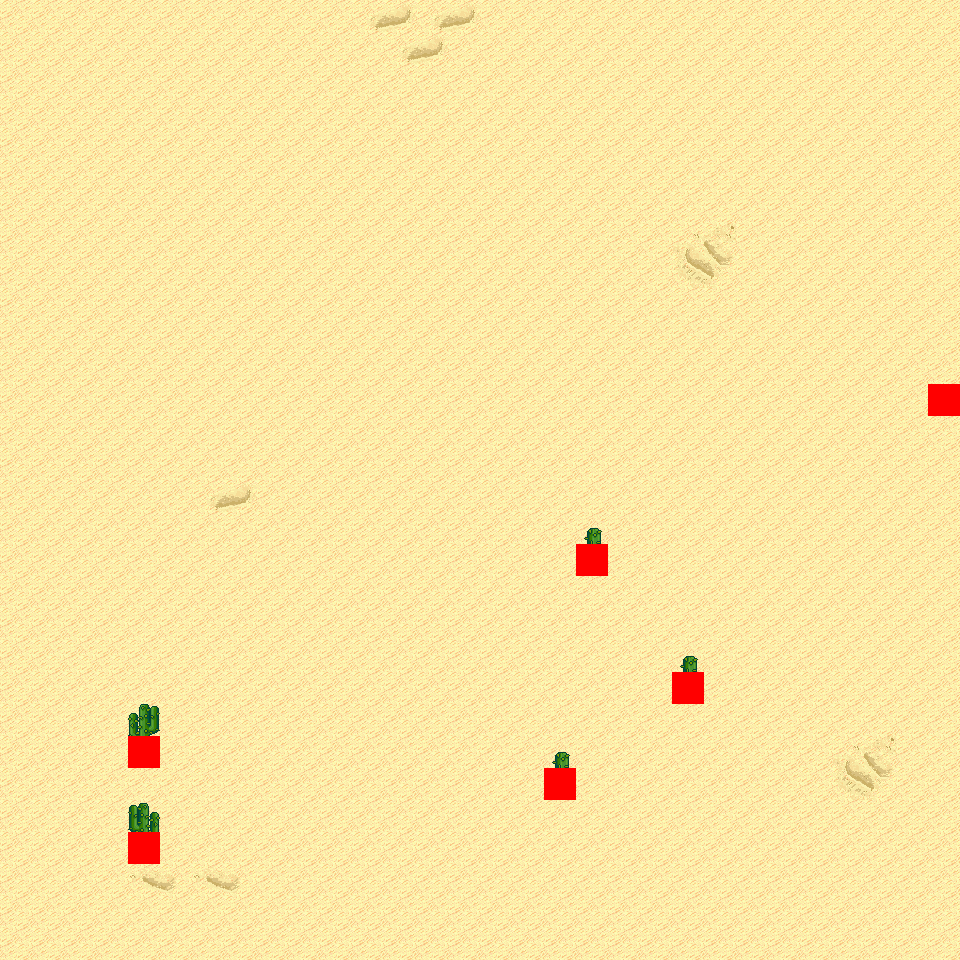

Below is a game level as drawn by its tile map, then a one-line description and the .tmx that defines it (tile-layer data replaced by summaries):
An orthogonal 30x30 tile map with 32x32 px tiles, 6 tile layers (Ground, Object, Object2, Above, ...), 11 tilesets and 5 objects (5x mapExit).

<map version="1.0" orientation="orthogonal" renderorder="right-down" width="30" height="30" tilewidth="32" tileheight="32" nextobjectid="6">
  <tileset firstgid="1" name="tileset_logic_collision" tilewidth="32" tileheight="32" tilecount="1" columns="1">
    <image source="../drawable/tileset_logic_collision.png" width="32" height="32" />
  </tileset>
  <tileset firstgid="2" name="tileset_ground_ground" tilewidth="32" tileheight="32" tilecount="33" columns="3">
    <image source="../drawable/tileset_ground_ground.png" width="96" height="352" />
  </tileset>
  <tileset firstgid="35" name="tileset_ground_ridge_earth_pale" tilewidth="32" tileheight="32" tilecount="96" columns="12">
    <image source="../drawable/tileset_ground_ridge_earth_pale.png" width="384" height="256" />
  </tileset>
  <tileset firstgid="131" name="tileset_ground_ridge_earth_dark" tilewidth="32" tileheight="32" tilecount="96" columns="12">
    <image source="../drawable/tileset_ground_ridge_earth_dark.png" width="384" height="256" />
  </tileset>
  <tileset firstgid="227" name="tileset_terrain_desert" tilewidth="32" tileheight="32" tilecount="88" columns="8">
    <image source="../drawable/tileset_terrain_desert.png" width="256" height="352" />
  </tileset>
  <tileset firstgid="315" name="tileset_ground_sand_2" tilewidth="32" tileheight="32" tilecount="15" columns="5">
    <image source="../drawable/tileset_ground_sand_2.png" width="160" height="96" />
  </tileset>
  <tileset firstgid="330" name="tileset_plant_cactus_2" tilewidth="32" tileheight="32" tilecount="10" columns="5">
    <image source="../drawable/tileset_plant_cactus_2.png" width="160" height="64" />
  </tileset>
  <tileset firstgid="340" name="tileset_plant_cactus" tilewidth="32" tileheight="32" tilecount="2" columns="1">
    <image source="../drawable/tileset_plant_cactus.png" width="32" height="64" />
  </tileset>
  <tileset firstgid="342" name="tileset_plant_tree_evergreen" tilewidth="32" tileheight="32" tilecount="36" columns="3">
    <image source="../drawable/tileset_plant_tree_evergreen.png" width="96" height="384" />
  </tileset>
  <tileset firstgid="378" name="tileset_ground_rock_pebbles" tilewidth="32" tileheight="32" tilecount="3" columns="1">
    <image source="../drawable/tileset_ground_rock_pebbles.png" width="32" height="96" />
  </tileset>
  <tileset firstgid="381" name="tileset_plant_star_shaped_plants" tilewidth="32" tileheight="32" tilecount="6" columns="2">
    <image source="../drawable/tileset_plant_star_shaped_plants.png" width="64" height="96" />
  </tileset>
  <layer name="Ground" width="30" height="30">
    <data>[900 cells, 900 non-empty, 9 distinct tile ids]</data>
  </layer>
  <layer name="Object" width="30" height="30">
    <data>[900 cells, 6 non-empty, 4 distinct tile ids]</data>
  </layer>
  <layer name="Object2" width="30" height="30">
    <data>[900 cells, 0 non-empty, 0 distinct tile ids]</data>
  </layer>
  <layer name="Above" width="30" height="30">
    <data>[900 cells, 5 non-empty, 3 distinct tile ids]</data>
  </layer>
  <layer name="Above2" width="30" height="30">
    <data>[900 cells, 0 non-empty, 0 distinct tile ids]</data>
  </layer>
  <layer name="Walkable" width="30" height="30">
    <data>[900 cells, 6 non-empty, 1 distinct tile ids]</data>
  </layer>
  <objectgroup name="MapEvents">
    <object id="1" name="north" type="mapExit" x="0" y="0" width="960" height="32">
      <properties>
        <property name="map" value="level_0_x19_y95" />
        <property name="x" value="0" />
        <property name="y" value="28" />
      </properties>
    </object>
    <object id="2" name="south" type="mapExit" x="0" y="928" width="960" height="32">
      <properties>
        <property name="map" value="level_0_x19_y97" />
        <property name="x" value="0" />
        <property name="y" value="1" />
      </properties>
    </object>
    <object id="3" name="west" type="mapExit" x="0" y="0" width="32" height="960">
      <properties>
        <property name="map" value="level_0_x18_y96" />
        <property name="x" value="28" />
        <property name="y" value="0" />
      </properties>
    </object>
    <object id="4" name="east" type="mapExit" x="928" y="0" width="32" height="384">
      <properties>
        <property name="map" value="level_0_x20_y96" />
        <property name="x" value="1" />
        <property name="y" value="0" />
      </properties>
    </object>
    <object id="5" name="east2" type="mapExit" x="928" y="416" width="32" height="544">
      <properties>
        <property name="map" value="level_0_x20_y96" />
        <property name="x" value="1" />
        <property name="y" value="13" />
      </properties>
    </object>
  </objectgroup>
</map>
